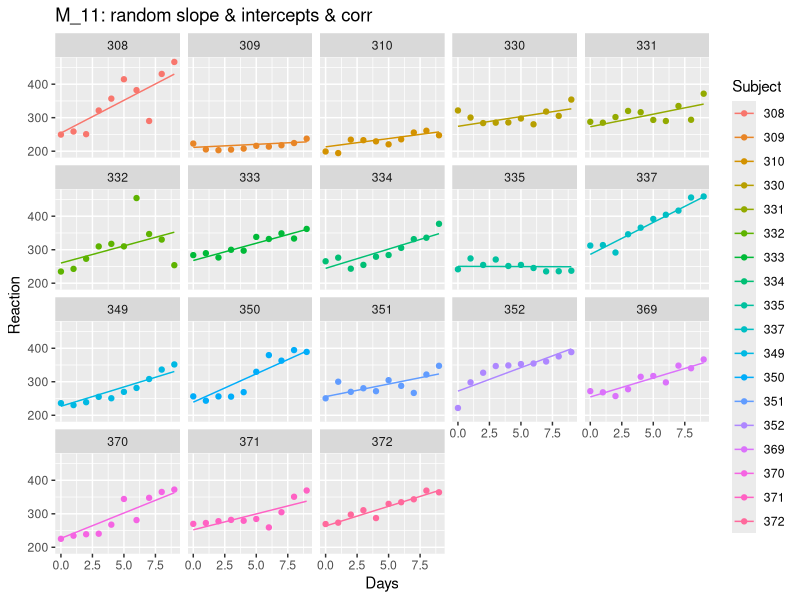
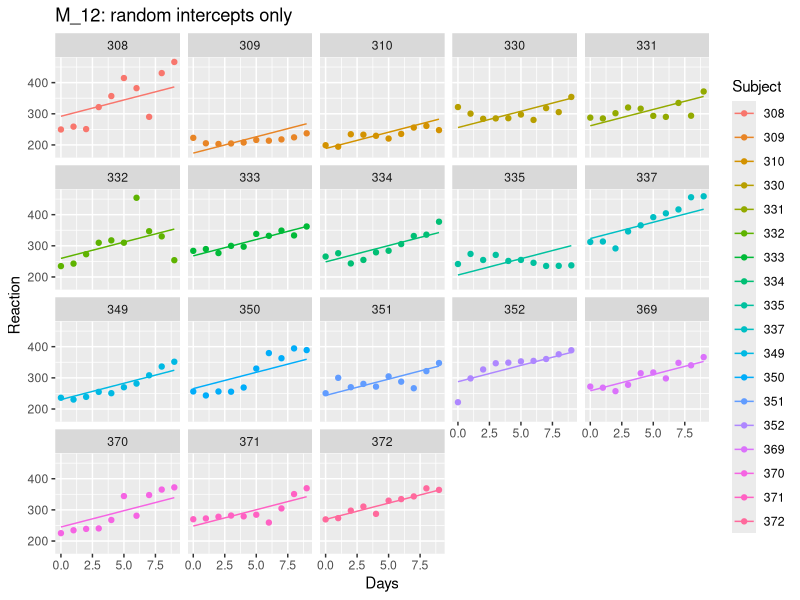

Write the R code that produced these figures, in order.
library(tidyverse)
library(modelr)
library(lme4)

# random slopes & random intercepts & correlation between them
M_11 <- lmer(Reaction ~ Days + (Days|Subject),
            REML = FALSE,
            data = sleepstudy)

# random intercepts only model
M_12 <- lmer(Reaction ~ Days + (1|Subject),
             REML = FALSE,
             data = sleepstudy)

# random slopes only model
M_13 <- lmer(Reaction ~ Days + (0 + Days|Subject),
            REML = FALSE,
            data = sleepstudy)


# random slopes & random intercepts & NO correlation between them
M_14 <- lmer(Reaction ~ Days + (Days||Subject),
             REML = FALSE,
             data = sleepstudy)


# Visualize the predictions of the models ---------------------------------

add_predictions(sleepstudy, M_11) %>% 
  ggplot(aes(x = Days, y = Reaction, colour = Subject)) +
  geom_point() +
  geom_line(aes(y = pred)) +
  facet_wrap(~Subject) +
  ggtitle('M_11: random slope & intercepts & corr')

add_predictions(sleepstudy, M_12) %>% 
  ggplot(aes(x = Days, y = Reaction, colour = Subject)) +
  geom_point() +
  geom_line(aes(y = pred)) +
  facet_wrap(~Subject) +
  ggtitle('M_12: random intercepts only')
